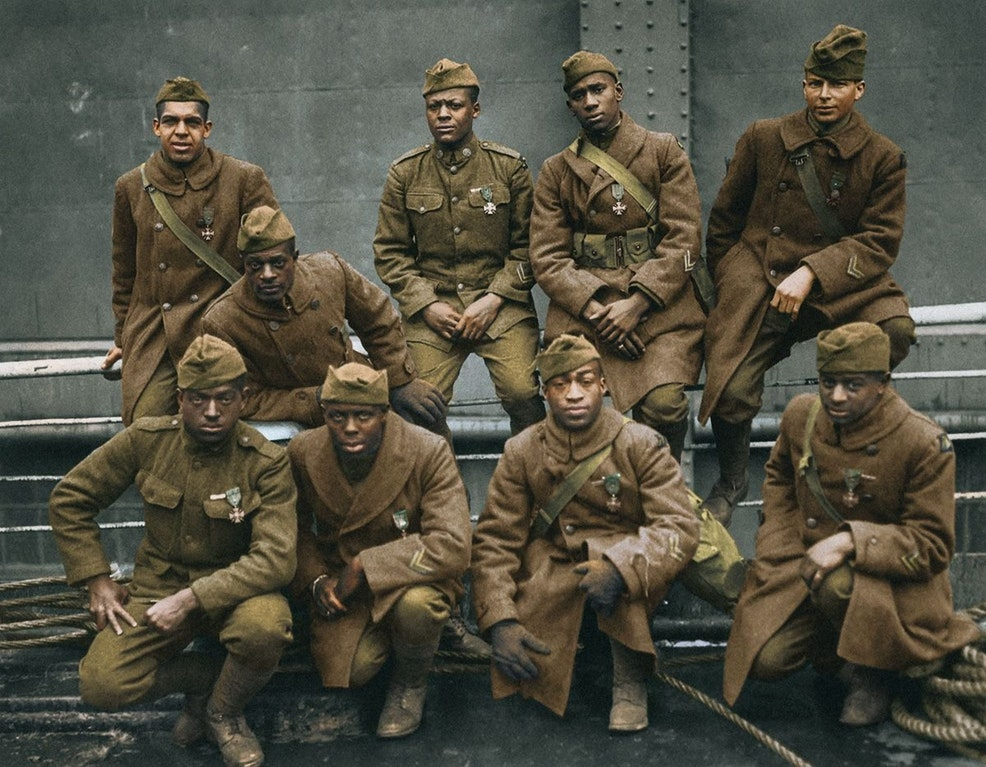
#> input picture opencv_/images/harlemfighters.jpg, 986 x 767 px
$ python featureMatching.py
#> lines starting #> are read from the running program, lines starting #| are printed output that depends on the picture
import cv2
import numpy as np
import matplotlib.pyplot as plt

img1 = cv2.imread('images/harlemfighters.jpg', 0)
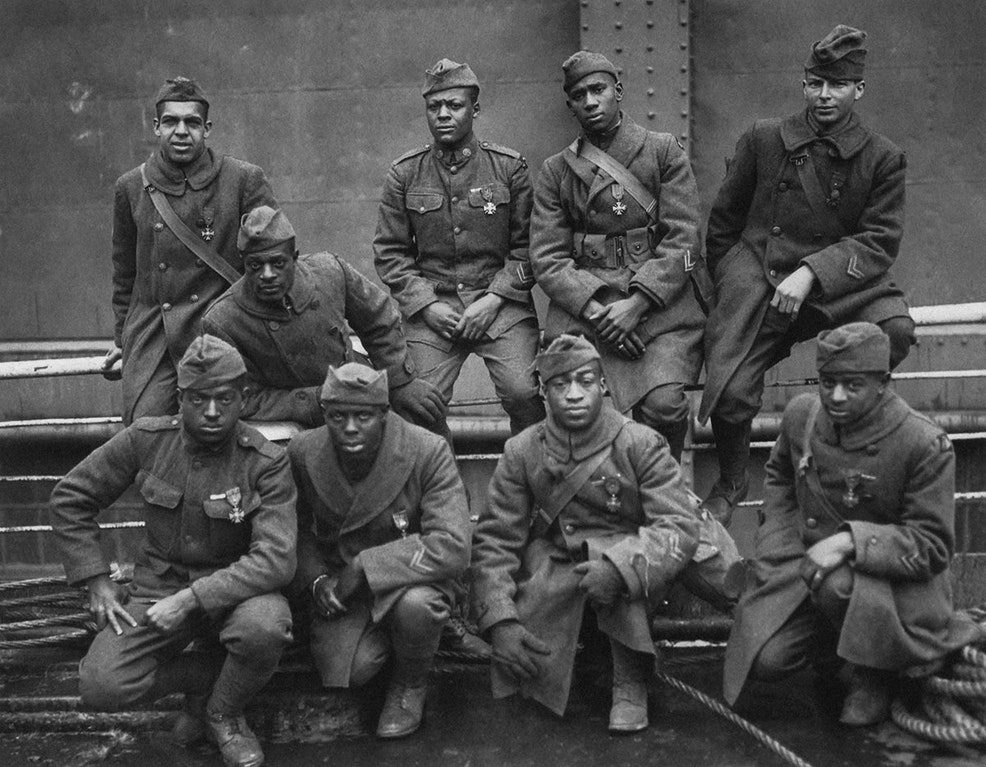
#> img1: shape (767, 986); min 0, max 251, mean 77.8
img2 = cv2.imread('images/hface.png', 0)
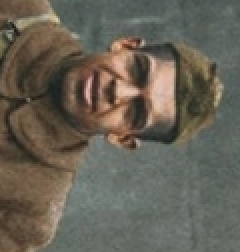
#> input picture opencv_/images/hface.png, 120 x 126 px (shown 2 times larger)
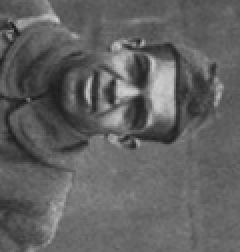
#> img2: shape (126, 120) (shown 2 times larger); min 23, max 207, mean 97.3

orb = cv2.ORB_create()

kp1, des1 = orb.detectAndCompute(img1,None)
#> kp1 = 500 keypoints; strongest (x, y, size): (492, 210, 31), (490, 212, 31), (486, 210, 31), (143, 524, 31)
kp2, des2 = orb.detectAndCompute(img2,None)
#> kp2 = 124 keypoints; strongest (x, y, size): (67, 46, 37.2), (67, 45, 31), (65, 46, 44.6), (61, 47, 37.2)
bf = cv2.BFMatcher(cv2.NORM_HAMMING, crossCheck=True)
matches = bf.match(des1,des2)
#> matches = 69 matches
matches = sorted(matches, key = lambda x:x.distance)

img3 = cv2.drawMatches(img1,kp1,img2,kp2,matches[:5],None, flags=2)
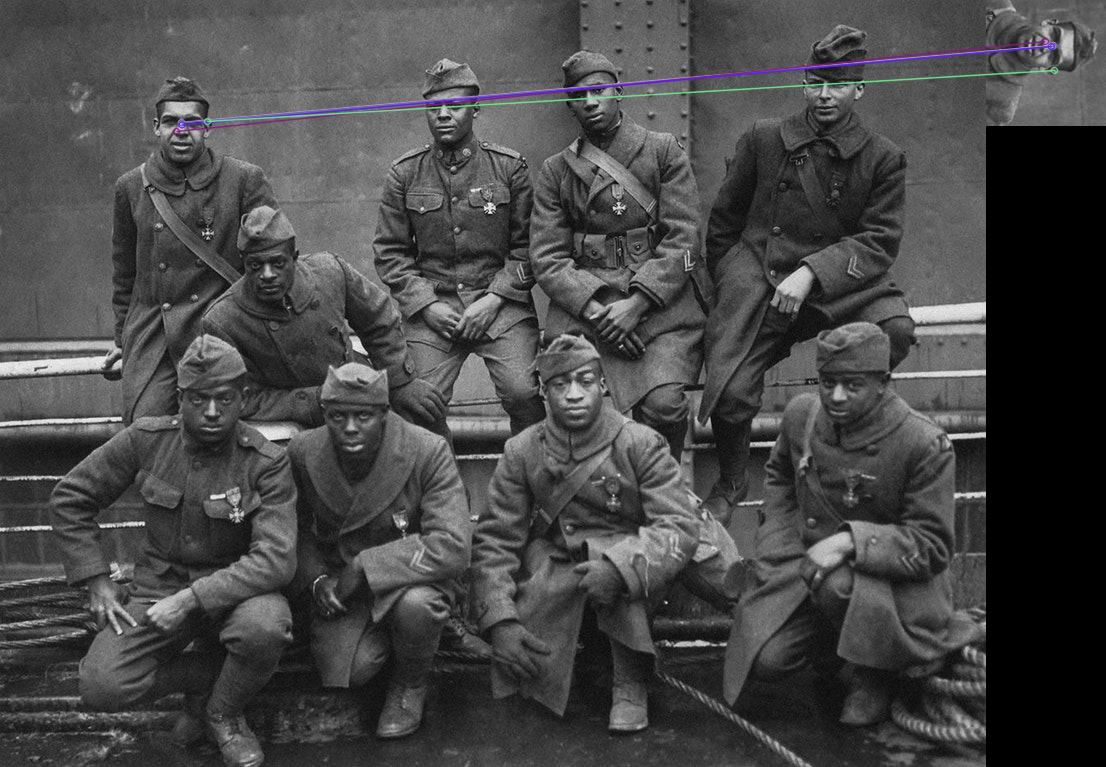
#> img3: shape (767, 1106, 3); mean of channels 0, 1, 2 71.6, 71.2, 71.3; drawn as B, G, R
plt.imshow(img3)
plt.show()
